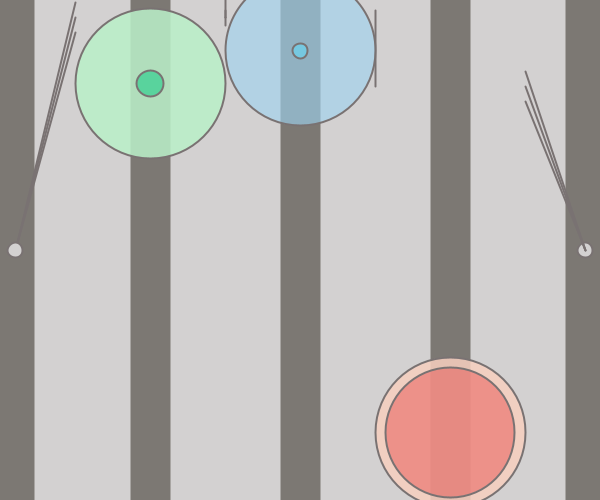
Frame 1 (no input)
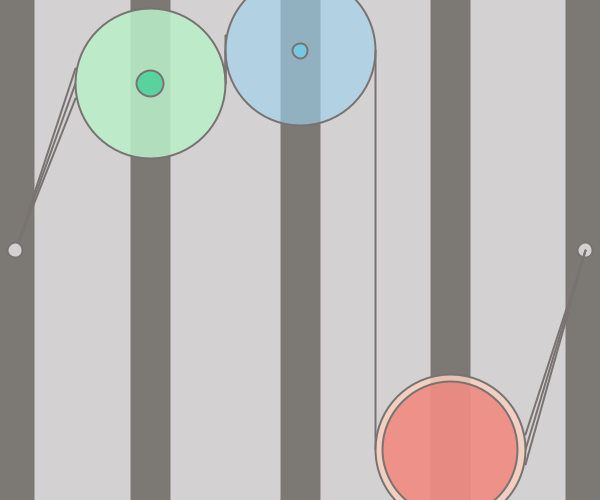
Frame 60 (the mouse pressed at the canvas centre just before this capture)
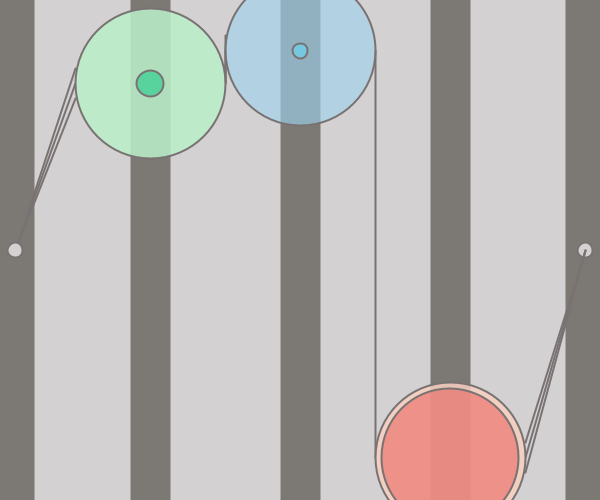
Frame 120 (the mouse held since frame 60 and released just before this capture)

The Processing sketch that drew these frames (run headless with seeded random() and noise(); from frame 60 on, the mouse is pressed at the canvas centre):

// Processing sketch: processing_186447
// ── processing_186447.pde

///PRÀCTICA FINAL RELLOTGE//////
//Taller de creació de videojocs
//Clara Borràs Coll


///VARIABLES GENERALS/////


//Variables moviments i tamanys

float mida = 150;
float minimida = 15;

float bolaHY = map(hour(),0,23,0,height);
float bolaMY = map(minute(),0,59,0,height);
float bolaSY = map(second(),0,59,0,height);

int totalbolesH = 23;

//Colors

color grisbarra = (#7C7873);
color griscorda = (#797272);


    ///fresa
color fresafort = (#ED3524);

color fresa = (#E84B4B);
color fresaclaret = color(246,206,190);

   ///turqueses
color turquesafort = color(93,179,133);
color turquesa = color(36,204,139);
color turquesaclaret = color(185,239,199);

   ///blaus
color blaufort = color(35,196,204);
color blau = color(99,216,246);
color blauclaret = color(157,211,239);


//////COMENCEM/////////////

void setup() {
  size(600, 500);
  strokeWeight(3);
 
}



void draw() {
  background(#D3D1D1);
  
  
  liniesY();
  liniesboles();
  
   
  movimentbolaS();
  movimentbolaM(); 
  movimentbolaH();
  
 

  
  //enreresegons();
  //enrereminuts();
  //enrerehores();
  
  
}







/////////////////////////////////////////////////////////
/////////////////FUNCIONS////////////////////////////////


  
////Bola segons////  

void movimentbolaS(){
  bolaSY = map(second(),0,59,0,height);
 
  float midasegons =second()*mida/59;
 
  fill(fresaclaret,220);
  ellipse(mida*3,bolaSY,mida,mida);
  fill(fresa,120);
  ellipse(mida*3,bolaSY,midasegons,midasegons); //dibuixem bola segons
   
  
   
}


////Bola minuts////

void movimentbolaM(){
  bolaMY = map(minute(),0,59,0,height);
   float midaminuts =minute()*mida/59;
 
  
  fill(blauclaret,160);
  ellipse(mida*2,bolaMY,mida,mida);
  
  fill(blau,150);
  ellipse(mida*2,bolaMY,midaminuts,midaminuts); //dibuixem bola minuts
  
  
  
}


////Bola hores//// 

void movimentbolaH(){
  bolaHY = map(hour(),0,24,0,height);
   float midahores = hour()*mida/23;
  
  fill(turquesaclaret,220);
  ellipse(mida,bolaHY,mida,mida);
  fill(turquesa,160);
  ellipse(mida,bolaHY,midahores,midahores); //dibuixem bola hores
}


//////COMPTEE ENRERE///////

void enreresegons(){
  textSize(120);
  //textAlign(CENTER);
  fill(fresa,60);
  text(60-second(),mida*3,height/2+minimida+minimida/2);
}

void enrereminuts(){
  textSize(150);
  textAlign(CENTER);
  fill(blau,60);
  text(60-minute(),mida*2,height/2+minimida*2);
}

void enrerehores(){
  textSize(200);
  textAlign(CENTER);
  fill(turquesa,70);
  text(24-hour(),mida,height/2+minimida*3);
}


////////LÍNIES i QUADRATS//////

void liniesY(){
  strokeWeight(40);
  stroke(grisbarra,400);
  line(mida, 0, mida, mida*4);
  line(mida*2, 0, mida*2, mida*4);
  line(mida*3, 0, mida*3, mida*4);
  line(14, 0, 14, mida*4);
  line(width-minimida, 0, width-minimida, mida*5);
  
}


void liniesboles(){
  fill(#D3D1D1);
  stroke(griscorda);
  strokeWeight(2);
  line(mida+75,bolaHY,mida*2-75,bolaMY); // entre hores i minuts
  line(mida+75,bolaHY,mida*2-75,bolaMY+minimida);
  line(mida+75,bolaHY,mida*2-75,bolaMY-minimida);
  
  line(mida*2+75,bolaMY,mida*3-75,bolaSY); // entre m i s
  
  ellipse(width-minimida,height/2,minimida,minimida);
  line(0+minimida,height/2,mida-75,bolaHY); // desde l'esquerra
  line(0+minimida,height/2,mida-75,bolaHY-minimida);
  line(0+minimida,height/2,mida-75,bolaHY+minimida);
  
  
  ellipse(0+minimida,height/2,minimida,minimida);
  line(mida*3+75,bolaSY,width-minimida,height/2); // desde la dreta
  line(mida*3+75,bolaSY+minimida,width-minimida,height/2);
  line(mida*3+75,bolaSY-minimida,width-minimida,height/2);
  
}
